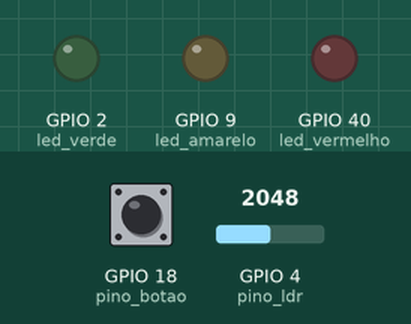
Simulated run of this sketch. Board: ESP32-S3. Shown: output pins drawn as LEDs (lit = HIGH). The test bench sets the inputs (shaded band); at power-on: GPIO 4 (pino_ldr) = 2048, GPIO 18 (pino_botao) HIGH. WiFi joins after 1.5 s; servers stay silent unless stated; what the sketch prints to the serial monitor is not drawn.

Above: at 2.7 s.
2.8 s: GPIO 4 (pino_ldr) set to 653
4.5 s: GPIO 4 (pino_ldr) set to 575
At 6.7 s:
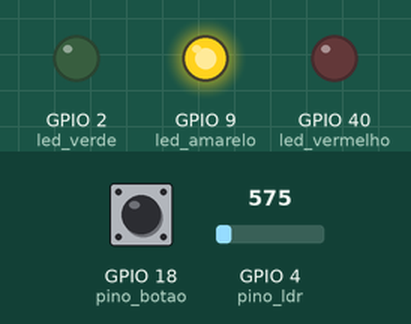
9.5 s: GPIO 4 (pino_ldr) set to 640
At 16.7 s:
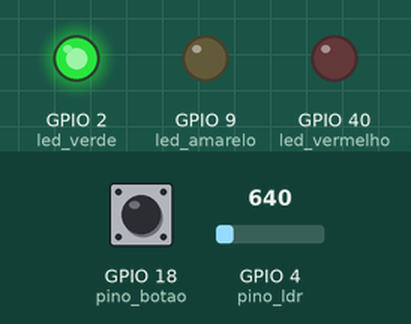
Timing chart, 0 to 17.0 s (numbered marks = the images above; inputs shaded):
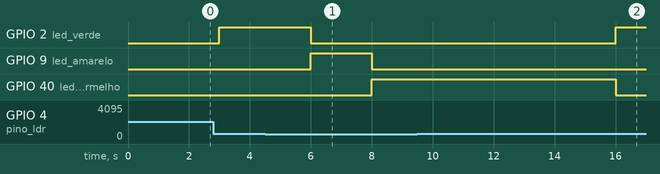

Measured:
- the behaviour switches between 601 and 600 on GPIO 4 (pino_ldr) (found by bisection; images 0 and 1)
- after the input at 9.5 s, GPIO 2 (led_verde): LOW → HIGH after 6.5 s; GPIO 9 (led_amarelo): stays LOW (without the input it goes to HIGH after 4.5 s); GPIO 40 (led_vermelho): HIGH → LOW after 6.5 s instead of 4.5 s

The sketch:

sketch.ino
```cpp
#include <WiFi.h>
#include <HTTPClient.h>

// Definições dos pinos dos LEDs
#define led_verde 2
#define led_vermelho 40
#define led_amarelo 9

// Definição do pino do botão
const int pino_botao = 18;

// Variáveis para o gerenciamento do botão e debounce
int estado_do_botao = HIGH;
int ultima_leitura_botao = HIGH;
unsigned long ultimo_debounce = 0;
unsigned long debounce_delay = 50; // Delay do debounce do botão

// Definições do pino e limiar do LDR
const int pino_ldr = 4;
int limiar = 600; // Limiar para determinar se está escuro ou claro

// Variáveis de controle de tempo
int contador_pressionamentos = 0;
unsigned long tempo_anterior = 0;
unsigned long tempo_piscar = 1000;  // Intervalo para piscar o LED amarelo no modo noturno
unsigned long tempo_verde = 3000;    // Tempo do LED verde no modo convencional
unsigned long tempo_amarelo = 2000;  // Tempo do LED amarelo no modo convencional
unsigned long tempo_vermelho = 5000; // Tempo do LED vermelho no modo convencional

void setup() {
  Serial.begin(115200);

  // Configuração dos pinos de saída (LEDs)
  pinMode(led_amarelo, OUTPUT);
  pinMode(led_verde, OUTPUT);
  pinMode(led_vermelho, OUTPUT);

  // Configuração da entrada do botão com resistor pull-up interno
  pinMode(pino_botao, INPUT_PULLUP);

  // Configuração da entrada do LDR
  pinMode(pino_ldr, INPUT);

  // Garantir que os LEDs iniciem apagados
  digitalWrite(led_amarelo, LOW);
  digitalWrite(led_verde, LOW);
  digitalWrite(led_vermelho, LOW);

  // Conexão à rede WiFi
  WiFi.begin("Wokwi-GUEST", "");
  delay(1000);

  unsigned long startAttemptTime = millis();
  unsigned long connectionTimeout = 20000; // 20 segundos de timeout
  Serial.println("Tentando conectar ao WiFi...");
  while (WiFi.status() != WL_CONNECTED && millis() - startAttemptTime < connectionTimeout) {
    delay(500);
    Serial.print(".");
  }
  Serial.println();

  if (WiFi.status() == WL_CONNECTED) {
    Serial.println("Conectado ao WiFi com sucesso!");
    Serial.print("Endereço IP: ");
    Serial.println(WiFi.localIP());
  } else {
    Serial.println("Falha na conexão ao WiFi.");
  }
}

void loop() {
  // Leitura do botão com debounce
  int leitura = digitalRead(pino_botao);
  if (leitura != ultima_leitura_botao) {
    ultimo_debounce = millis();
  }

  if ((millis() - ultimo_debounce) > debounce_delay) {
    if (leitura != estado_do_botao) {
      estado_do_botao = leitura;
      // Botão pressionado (LOW)
      if (estado_do_botao == LOW) {
        contador_pressionamentos++;

        // Leitura do LDR
        int status_ldr = analogRead(pino_ldr);

        // Se estiver claro e o semáforo estiver no vermelho
        if (status_ldr > limiar && digitalRead(led_vermelho) == HIGH) {
          // Abre o semáforo após 1 segundo
          delay(1000);
          digitalWrite(led_vermelho, LOW);
          digitalWrite(led_verde, HIGH);
          contador_pressionamentos = 0;
        }

        // Caso o botão seja pressionado 3 vezes nessas condições (claro + vermelho aceso)
        // Enviar requisição HTTP
        if (contador_pressionamentos == 3) {
          if (WiFi.status() == WL_CONNECTED) {
            HTTPClient http;
            String serverPath = "http://www.google.com.br/";
            http.begin(serverPath.c_str());
            int httpResponseCode = http.GET();
            if (httpResponseCode > 0) {
              Serial.print("Código de resposta HTTP: ");
              Serial.println(httpResponseCode);
              String payload = http.getString();
              Serial.println(payload);
            } else {
              Serial.print("Erro na requisição HTTP. Código: ");
              Serial.println(httpResponseCode);
            }
            http.end();
          } else {
            Serial.println("WiFi desconectado, não foi possível enviar alerta.");
          }
          contador_pressionamentos = 0;
        }
      }
    }
  }

  ultima_leitura_botao = leitura;

  // Leitura do LDR para determinar modo noturno ou convencional
  int status_ldr = analogRead(pino_ldr);

  // Modo noturno: piscar LED amarelo a cada segundo (sem "firula")
  if (status_ldr <= limiar) {
    unsigned long tempo_atual = millis();
    if (tempo_atual - tempo_anterior >= tempo_piscar) {
      tempo_anterior = tempo_atual;
      digitalWrite(led_amarelo, !digitalRead(led_amarelo));
      digitalWrite(led_verde, LOW);
      digitalWrite(led_vermelho, LOW);
    }
  } else {
    // Modo convencional: verde (3s), amarelo (2s), vermelho (5s)
    unsigned long tempo_atual = millis();
    if (tempo_atual - tempo_anterior >= tempo_verde) {
      // Verde
      digitalWrite(led_verde, HIGH);
      digitalWrite(led_amarelo, LOW);
      digitalWrite(led_vermelho, LOW);
      delay(3000);

      // Amarelo
      digitalWrite(led_verde, LOW);
      digitalWrite(led_amarelo, HIGH);
      delay(2000);

      // Vermelho
      digitalWrite(led_amarelo, LOW);
      digitalWrite(led_vermelho, HIGH);
      delay(5000);

      tempo_anterior = millis();
    }
  }
}
```
